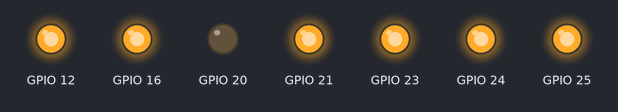
Bench run of a program on a simulated Raspberry Pi (BCM pin numbers). Shown: output pins drawn as LEDs (lit = HIGH).

Above: at 0.1 s.
Timing chart, 0 to 1.6 s (numbered marks = the images above):
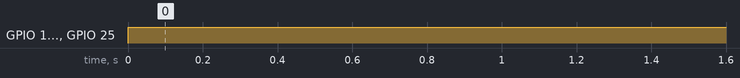

Measured:
- by itself, GPIO 12, GPIO 16, GPIO 21, GPIO 25: LOW → HIGH at 0.00 s

The program:

clab1a.py
```python
import RPi.GPIO as IO
from time import sleep

IO.setwarnings(False)
IO.setmode(IO.BCM)

IO.setup(23, IO.OUT)
IO.setup(24, IO.OUT)
IO.setup(25, IO.OUT)
IO.setup(21, IO.OUT)
IO.setup(20, IO.OUT)
IO.setup(16, IO.OUT)
IO.setup(12, IO.OUT)

IO.output(23,1)
IO.output(24,1)
delay = 1

while True:
    IO.output(23,1)
    IO.output(24,1)
    IO.output(25,1)
    IO.output(21,1)
    IO.output(16,1)
    IO.output(12,1)
    sleep(delay)
```
